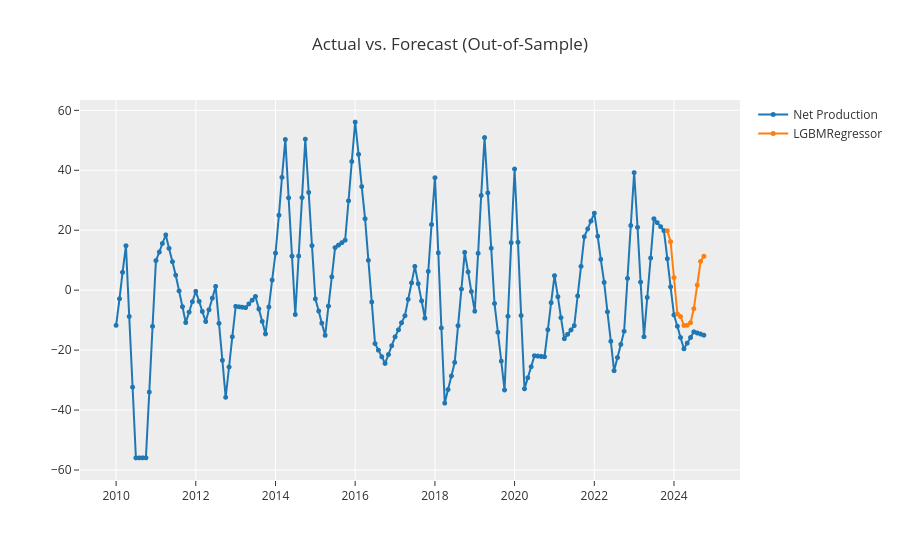

The notebook cell this image was saved under:
### Markdown cell above
#### Interpolation

### Code cell
# ...zero_grad() lacks thus the cache memory of the gradiens must be erased 'by hand'
model = None
model = TSForecastingExperiment()
# Setup initi where experiment related settings are being maintained/adjusted
model.setup(df_monthly_net_producer, target='Net Production',fh=12, fold=5, fold_strategy='expanding', session_id=134)
# Model selection having no imposed any model
_best = model.compare_models(n_select=10, sort='SMAPE')

# Predicting on the last 12 months/4 quarters
model.predict_model(_best[0])

# Plot the results
model.plot_model(_best[0])

### Figure 1 — Plotly figure (JSON) as saved in the notebook; plotly's stock layout.template omitted (floating-point values rounded to 4 significant figures; data arrays with more than 128 entries replaced by an {"elided": "..."} marker saying what was removed)
{"data": [{"line": {"color": "rgb(31, 119, 180)", "width": 2}, "marker": {"color": "rgb(31, 119, 180)", "size": 5}, "mode": "lines+markers", "name": "Net Production", "type": "scattergl", "x": {"elided": "178 str values"}, "xaxis": "x", "y": {"elided": "178 float values"}, "yaxis": "y"}, {"line": {"color": "rgb(255, 127, 14)", "width": 2}, "marker": {"color": "rgb(255, 127, 14)", "size": 5}, "mode": "lines+markers", "name": "LGBMRegressor", "type": "scattergl", "x": {"elided": "178 str values"}, "xaxis": "x", "y": {"elided": "178 float values"}, "yaxis": "y"}], "layout": {"showlegend": true, "title": {"text": "Actual vs. Forecast (Out-of-Sample)"}, "xaxis": {"anchor": "y", "domain": [0, 1]}, "yaxis": {"anchor": "x", "domain": [0, 1]}}}
